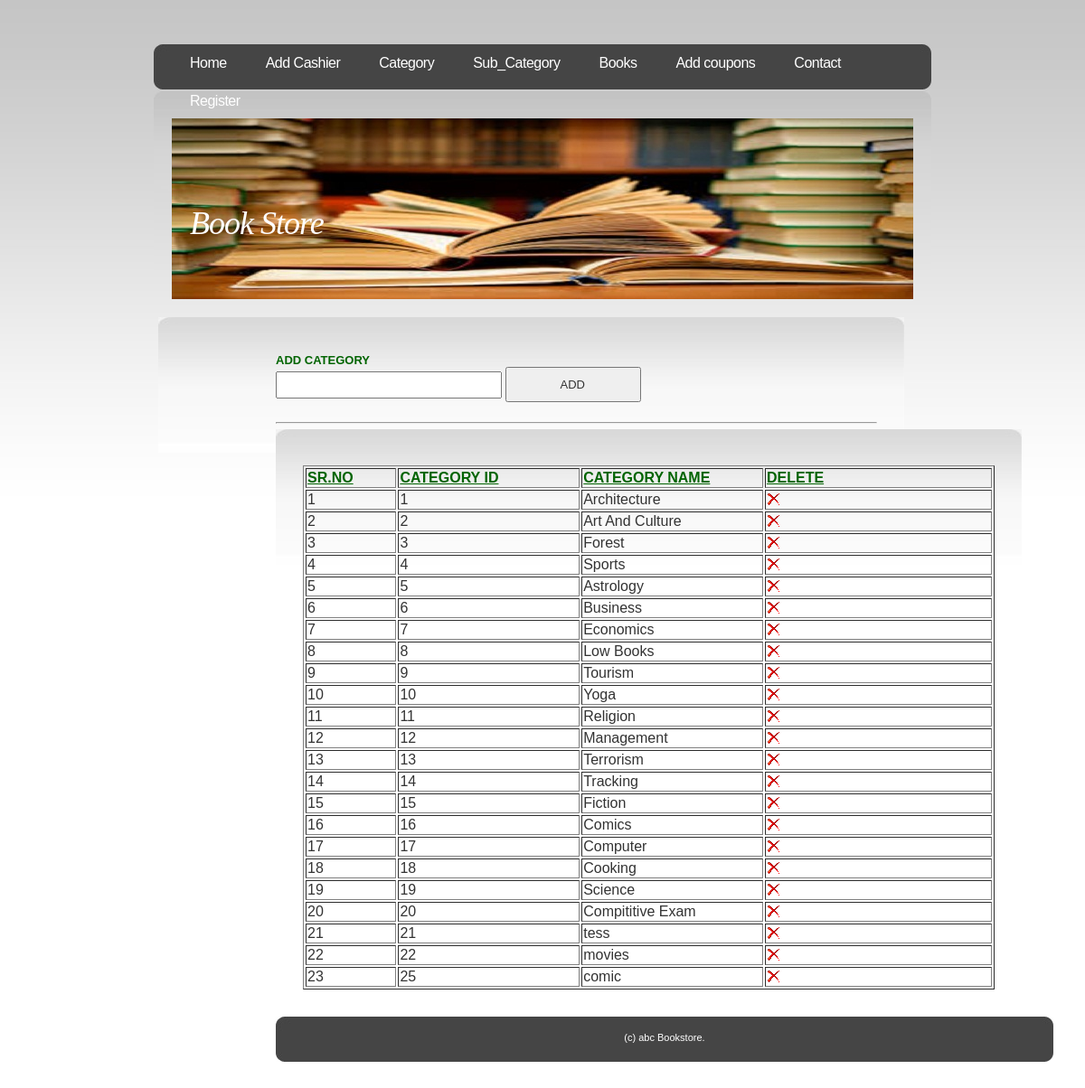
Screenshot of /admin/category.php with the database file from the repository.
### tables this page shows
CREATE TABLE IF NOT EXISTS `category` (
  `cat_id` int(4) NOT NULL AUTO_INCREMENT,
  `cat_nm` varchar(30) NOT NULL,
  PRIMARY KEY (`cat_id`)
);

### admin/category.php (the view)
<?php session_start();
require('includes/config.php');
$q="select * from category";
	 $res=mysqli_query($conn,$q) or die("Can't Execute Query...");
?>
<html
<head>
		<?php
			include("includes/head.inc.php");
		?>
</head>
<body>
<div id="header">
	<div id="menu">
		<?php
			include("includes/menu.inc.php");
		?>
	</div>
</div>
<div id="logo-wrap">
<div id="logo">
		<?php
			include("includes/logo.inc.php");
		?>
</div>
</div>
<div id="page">
	<div id="content">
		<div class="post" style="margin-left:100px">
			<h1 class="title"></h1>
			<div class="entry" style="min-height:400px">
				<form action='process_addcategory.php' method='POST'>
						<b style="color:darkgreen">ADD CATEGORY </b>
							<br/>
							<input type='text' name= 'cat' size='25'>
							<input type='submit'  value='  ADD  '>
							<br><br>
				</form>
				<hr>
				<form action='process_addcategory.php' method='POST'>
<div id="page">
	<div id="content">
		<div class="post">
			<h1 class="title"></h1>
			<div class="entry">
					<table border='1' WIDTH='100%'>
						<tr>
								<td WIDTH='10%' style="color:darkgreen"><b><u>SR.NO</u></b>
								<TD style="color:darkgreen" WIDTH='20%'><b><u>CATEGORY ID</u></b>
								<TD style="color:darkgreen" WIDTH='20%'><b><u>CATEGORY NAME</u></b>
								<TD style="color:darkgreen" WIDTH='25%'><b><u>DELETE</u></b>
						</tr>
						<?php
							$count=1;
							while($row=mysqli_fetch_assoc($res))
							{
							echo '<tr>
										<td>'.$count.'
										<td>'.$row['cat_id'].'
										<td>'.$row['cat_nm'].'
										<td><a href="process_delcategory.php?id='.$row['cat_id'].'"><img src="images/drop.png" ></a>
									</tr>';
									$count++;
							}
						?>
					</TABLE>
			</div>
		</div>
	</div>
	<div style="clear: both;">&nbsp;</div>
</div>
<div id="footer">
			<?php
				include("includes/footer.inc.php");
			?>
</div>
</body>
</html>

### admin/includes/head.inc.php (shortened to what this page needs)
<link href="default.css" rel="stylesheet" type="text/css" />

### admin/includes/menu.inc.php
<ul>
			<li class="current_page_item"><a href="index.php">Home</a></li>
			<li><a href="register.php">Add Cashier</a></li>
			<li><a href="category.php">Category</a></li>
			<li><a href="subcategory.php">Sub_Category</a></li>
			<li><a href="all_book.php">Books</a></li>
			<li><a href="coupon.php">Add coupons</a></li>
			<li class="last"><a href="contact.php">Contact</a></li>
			<?php
				if(isset($_SESSION['status'])&& $_SESSION['unm']=="admin")
				{
					echo '<li><a href="../logout.php">Logout</a></li>';
				}
				else
				{
					echo '<li><a href="../register.php">Register</a></li>';
				}
			?>
		</ul>

### admin/includes/logo.inc.php
<marquee  direction="right" behavior="alternate"><h1>Book Store</h1></marquee>

### admin/includes/footer.inc.php
<div id="footer-wrap">
	<p id="legal">(c) abc Bookstore</a>.</p>
	</div>

### admin/default.css (style rules this page uses)
body { margin-top: 49px; padding: 0; background: url(images/img01.jpg) repeat-x left top; font-family: "Trebuchet MS", Arial, Helvetica, sans-serif; font-size: 13px; color: #333333; }
h1, h2, h3 { margin: 0; font-weight: normal; color: #559106; }
h1 { letter-spacing: -1px; font-size: 32px; }
p, ul, ol { margin: 0 0 2em 0; text-align: justify; line-height: 26px; font-size: 11px; }
a:link { color: #4E8006; }
img { border: none; }
form { margin: 0; padding: 0; }
input, textarea, select { font-family: "Trebuchet MS", Arial, Helvetica, sans-serif; font-size: 13px; color: #333333; }
#header { width: 860px; height: 52px; margin: 0 auto; background: url(images/img02.jpg) no-repeat left top; }
#menu { float: left; width: 860px; height: 54px; }
#menu ul { margin: 0; padding: 0px 0 0 20px; list-style: none; line-height: normal; }
#menu li { display: block; float: left; }
#menu a { display: block; float: left; margin-right: 3px; padding: 12px 20px; letter-spacing: -.5px; text-decoration: none; font: 16px "Trebuchet MS", Arial, Helvetica, sans-serif; color: #FFFFFF; }
#menu .current_page_item a { color: #FFFFFF; }
#logo-wrap { width: 860px; margin: 0 auto; padding: 30px 0 20px 0; background: url(images/img03.jpg) no-repeat left top; }
#logo { width: 820px; height: 200px; margin: 0 auto; background: url(images/headerlogo1.jpg) no-repeat left top; }
#logo h1, #logo h2 { float: left; margin: 0; padding: 0 0 0 20px; line-height: normal; }
#logo h1 { padding-top: 95px; font-family: Georgia, "Times New Roman", Times, serif; font-size:36px; font-style: italic; color: white; }
#page { width: 850px; margin: 0 auto; }
#content { float: left; width: 825px; background: url(images/img10.jpg) no-repeat left top; }
.post { padding: 15px 15px; }
.post .title { margin-bottom: 20px; padding-bottom: 5px; }
.post .entry { padding: 0 15px; }
#footer-wrap { width: 860px; height: 64px; margin: 0 auto; background: url(images/img04.jpg) no-repeat left top; }
#footer { margin: 0 auto; height: 64px; min-height: 64px; padding: 0; }
html>body #footer { height: auto; }
#legal { clear: both; padding-top: 10px; text-align: center; color: #fff; }
input,textarea,select { width:250px;height:30px; }
input[type=submit] { width:150px;height:39px; }

### rows the page displays
category: cat_id "1", cat_nm "Architecture"
category: cat_id "2", cat_nm "Art And Culture"
category: cat_id "3", cat_nm "Forest"
category: cat_id "4", cat_nm "Sports"
category: cat_id "5", cat_nm "Astrology"
category: cat_id "6", cat_nm "Business"
category: cat_id "7", cat_nm "Economics"
category: cat_id "8", cat_nm "Low Books"
category: cat_id "9", cat_nm "Tourism"
category: cat_id "10", cat_nm "Yoga"
category: cat_id "11", cat_nm "Religion"
category: cat_id "12", cat_nm "Management"
category: cat_id "13", cat_nm "Terrorism"
category: cat_id "14", cat_nm "Tracking"
category: cat_id "15", cat_nm "Fiction"
category: cat_id "16", cat_nm "Comics"
category: cat_id "17", cat_nm "Computer"
category: cat_id "18", cat_nm "Cooking"
category: cat_id "19", cat_nm "Science"
category: cat_id "20", cat_nm "Compititive Exam"
category: cat_id "21", cat_nm "tess"
category: cat_id "22", cat_nm "movies"
category: cat_id "25", cat_nm "comic"
